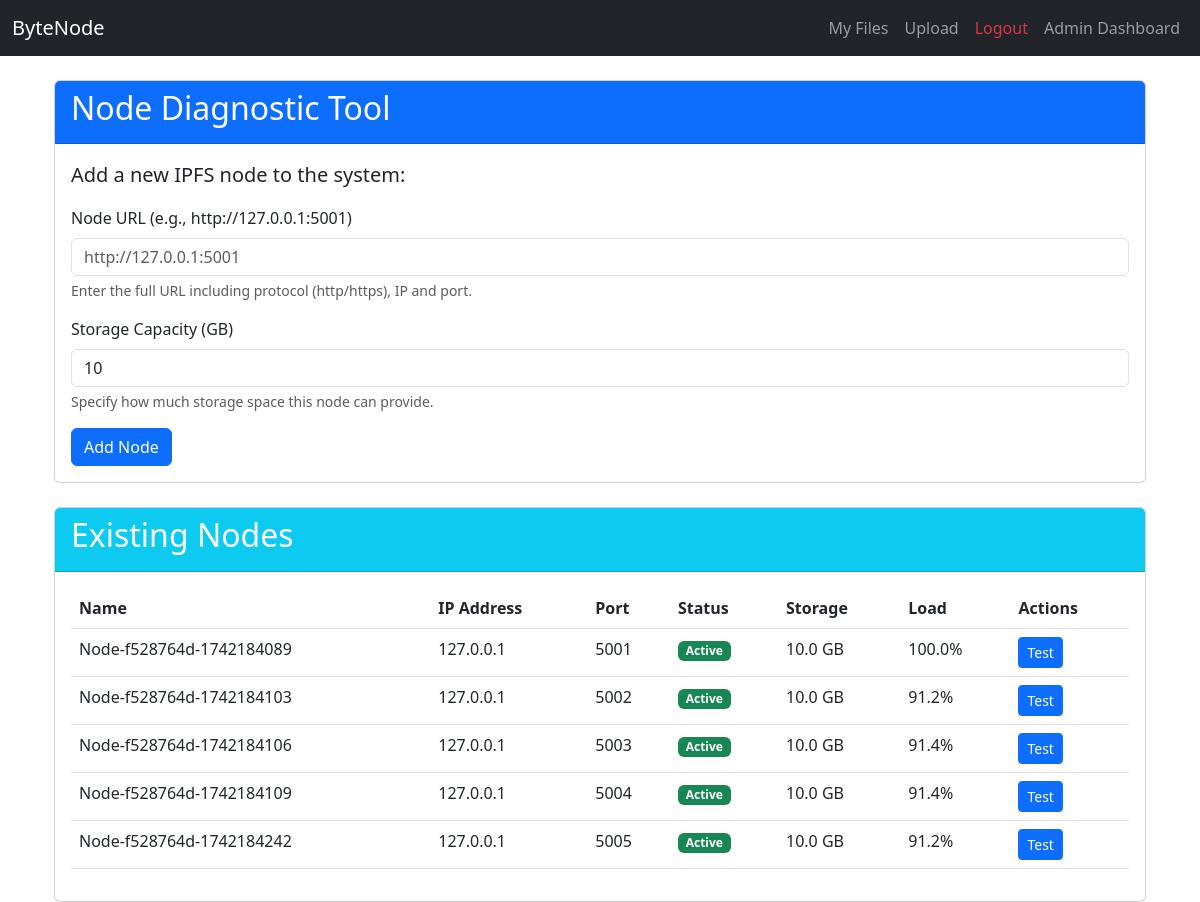
/node-diagnostic/ (signed in), run on an earlier commit of the app's database.
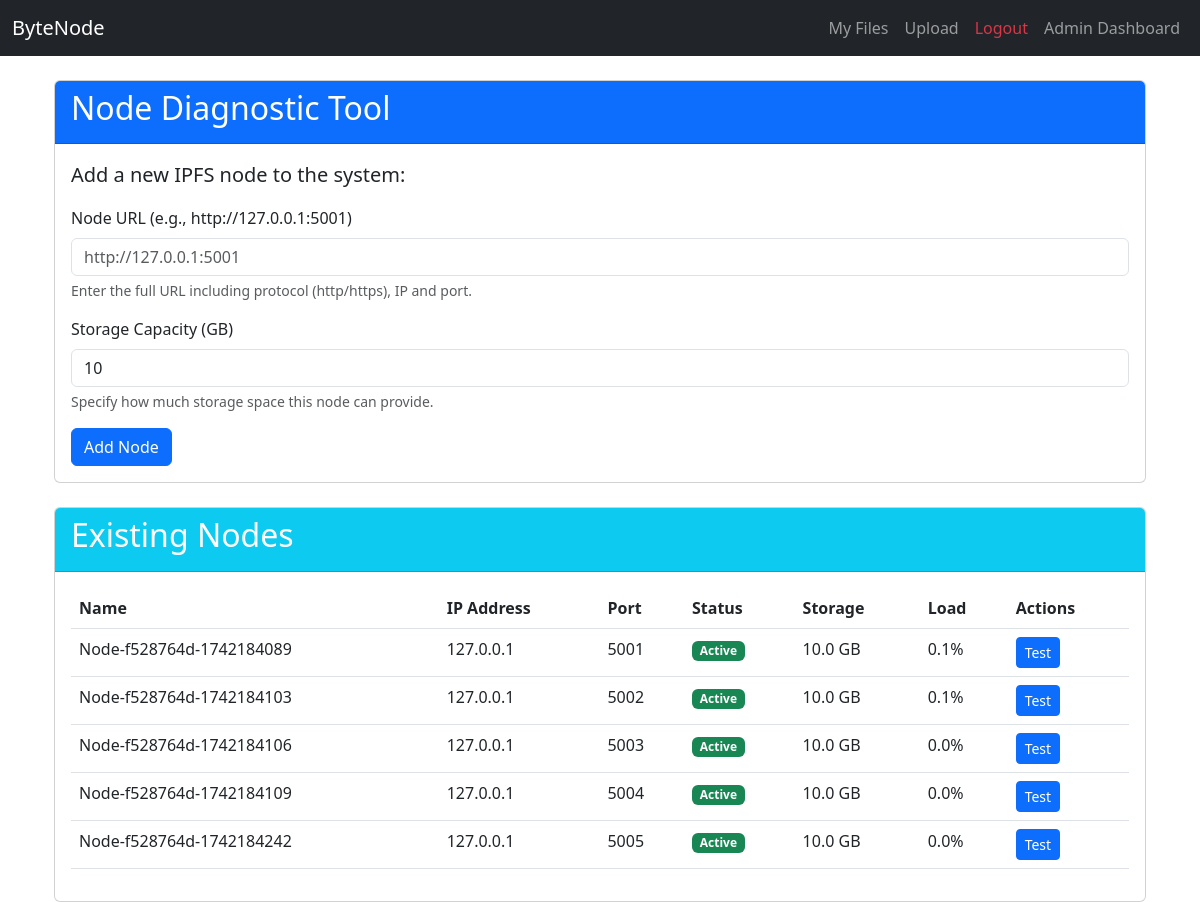
And on a later commit of the database.
### storage/models.py (models this page shows, shortened)
class Node(models.Model):
    name = models.CharField(max_length=100, unique=True)
    ipfs_id = models.CharField(max_length=100, unique=True)
    ip = models.CharField(max_length=100)
    port = models.IntegerField(default=5001)
    api_url = models.CharField(max_length=200, null=True, blank=True)
    is_active = models.BooleanField(default=True)
    load = models.FloatField(default=0.0)
    capacity_gb = models.FloatField(default=10.0)  # Default capacity in GB
    last_seen = models.DateTimeField(auto_now=True)
    consecutive_failures = models.IntegerField(default=0)
    objects = NodeManager()
    all_objects = models.Manager()

### storage/views/admin_views.py (the view, shortened to what this page needs)
# urls.py: path("node-diagnostic/", node_diagnostic, name="node_diagnostic"),
@login_required
@user_passes_test(is_admin, login_url='/files/')
def node_diagnostic(request):
    nodes = Node.objects.all().order_by('name')
    diagnostic_result = None
    active_nodes = Node.objects.filter(is_active=True).order_by('name')
    return render(request, 'storage/node_diagnostic.html', {
        'nodes': nodes,
        'active_nodes': active_nodes,
        'diagnostic_result': diagnostic_result
    })

### storage/models.py (called while the page is built)
    def get_queryset(self):
        return super().get_queryset().exclude(ip__in=BLACKLISTED_IPS)

### storage/views/base_views.py (called while the page is built)
def is_admin(user):
    return user.is_authenticated and (user.is_superuser or user.is_staff)

### storage/templates/storage/node_diagnostic.html (shortened to what the changed rows need)
{% extends 'storage/base.html' %}
{% block content %}
<div class="container mt-4">
    <div class="row">
        <div class="col-md-12">
            <div class="card mb-4">
                <div class="card-header bg-primary text-white">
                    <h2>Node Diagnostic Tool</h2>
                </div>
            </div>
            <div class="card">
                <div class="card-header bg-info text-white">
                    <h2>Existing Nodes</h2>
                </div>
                <div class="card-body">
                    {% if nodes %}
                        <div class="table-responsive">
                            <table class="table table-hover">
                                <thead>
                                    <tr>
                                        <th>Name</th>
                                        <th>IP Address</th>
                                        <th>Port</th>
                                        <th>Status</th>
                                        <th>Storage</th>
                                        <th>Load</th>
                                        <th>Actions</th>
                                    </tr>
                                </thead>
                                <tbody>
                                    {% for node in nodes %}
                                    <tr>
                                        <td>{{ node.name }}</td>
                                        <td>{{ node.ip }}</td>
                                        <td>{{ node.port }}</td>
                                        <td>
                                            {% if node.is_active %}
                                            <span class="badge bg-success">Active</span>
                                            {% else %}
                                            <span class="badge bg-danger">Inactive</span>
                                            {% endif %}
                                        </td>
                                        <td>{{ node.capacity_gb|floatformat:1 }} GB</td>
                                        <td>{{ node.load|floatformat:1 }}%</td>
                                        <td>
                                            <button class="btn btn-sm btn-primary test-node" data-node-id="{{ node.id }}">
                                                 Test
                                            </button>
                                        </td>
                                    </tr>
                                    {% endfor %}
                                </tbody>
                            </table>
                        </div>
                    {% else %}
                        <div class="alert alert-info">
                            No nodes have been added yet. Use the form above to add a node.
                        </div>
                    {% endif %}
                </div>
            </div>
        </div>
    </div>
</div>
{% endblock %}

What changed in the data, as far as the page shows it:
changed Node "Node-f528764d-1742184089": load "100.0" → "0.1"
changed Node "Node-f528764d-1742184103": load "91.2" → "0.1"
changed Node "Node-f528764d-1742184106": load "91.4" → "0.0"
changed Node "Node-f528764d-1742184109": load "91.4" → "0.0"
changed Node "Node-f528764d-1742184242": load "91.2" → "0.0"
